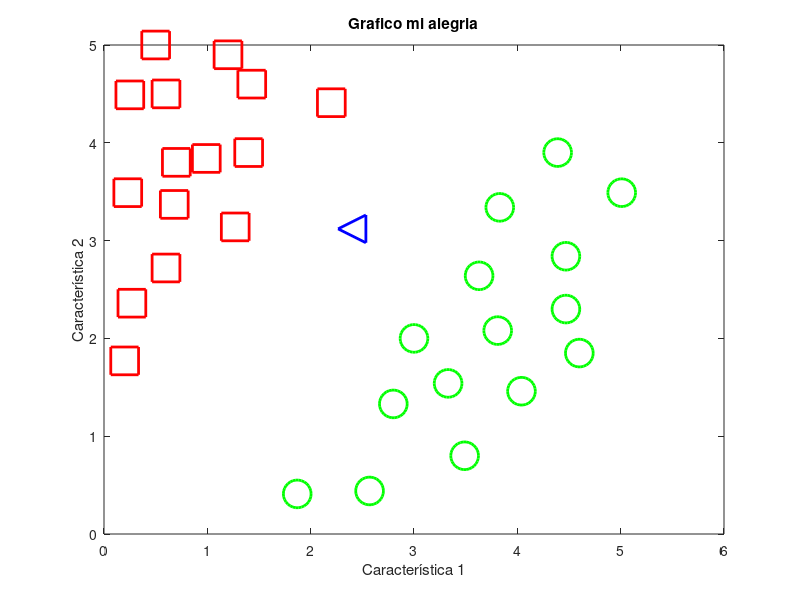

The MATLAB script that drew this image:
% ALUMNO: RODRÍGUEZ HERNÁNDEZ DANIEL
% ASIGNATURA: REDES NEURONALES
% GRUPO: 8CV41

clear %limpia variables
close all %cierra todas las ventanas
clc %limpia la ventana

%Muestras
x_1 = [0.5, 5];
x_2 = [1.43, 4.6];
x_3 = [1.2, 4.9];
x_4 = [0.7, 3.8];
x_5 = [1.4, 3.9];
x_6 = [0.6, 4.5];
x_7 = [1.27, 3.14];
x_8 = [0.60, 2.72];
x_9 = [2.20, 4.41];
x_10 = [0.99, 3.84];
x_11 = [0.23, 3.49];
x_12 = [0.25, 4.49];
x_13 = [0.27, 2.36];
x_14 = [0.20, 1.77];
x_15 = [0.68, 3.37];
x_16 = [1.87, 0.41];
x_17 = [2.57, 0.44];
x_18 = [2.80, 1.33];
x_19 = [3, 2];
x_20 = [3.49, 0.8];
x_21 = [4.04, 1.46];
x_22 = [3.33, 1.54];
x_23 = [3.63, 2.64];
x_24 = [3.81, 2.08];
x_25 = [3.83, 3.34];
x_26 = [4.47, 2.84];
x_27 = [4.60, 1.85];
x_28 = [5.01, 3.49];
x_29 = [4.39, 3.90];
x_30 = [4.47, 2.30];

%Clases
y_1 = 1;
y_2 = 1;
y_3 = 1;
y_4 = 1;
y_5 = 1;
y_6 = 1;
y_7 = 1;
y_8 = 1;
y_9 = 1;
y_10 = 1;
y_11 = 1;
y_12 = 1;
y_13 = 1;
y_14 = 1;
y_15 = 1;

y_16 = 2;
y_17 = 2;
y_18 = 2;
y_19 = 2;
y_20 = 2;
y_21 = 2;
y_22 = 2;
y_23 = 2;
y_24 = 2;
y_25 = 2;
y_26 = 2;
y_27 = 2;
y_28 = 2;
y_29 = 2;
y_30 = 2;

X = [x_1; x_2; x_3; x_4; x_5; x_6; x_7; x_8; x_9; x_10; x_11; x_12; x_13; x_14; x_15;...
    x_16; x_17; x_18; x_19; x_20; x_21; x_22; x_23; x_24; x_25; x_26; x_27; x_28; x_29; x_30];

Y = [y_1; y_2; y_3; y_4; y_5; y_6; y_7; y_8; y_9; y_10; y_11; y_12; y_13; y_14; y_15;...
    y_16; y_17; y_18; y_19; y_20; y_21; y_22; y_23; y_24; y_25; y_26; y_27; y_28; y_29; y_30];

figure(1)
x_q = [2.40, 3.12];


plot(X(1:15, 1), X(1:15, 2), 'rs','MarkerSize', 20,'LineWidth', 2)
title('Grafico mi alegria')
xlabel('Característica 1')
ylabel('Característica 2')
hold on

plot(X(16:end, 1), X(16:end, 2), 'go','MarkerSize', 20,'LineWidth', 2)
plot(x_q(1), x_q(2), 'b<','MarkerSize', 20,'LineWidth', 2)
hold off

%Distancia Euclidiana
distancia = [];
for i=1:1:30
    dummy = sqrt((X(i, 1) - x_q(1))^2 + (X(i, 2)- x_q(2))^2);
    distancia = [distancia, dummy]; 
end

[dista, indice] = min(distancia);
clase = Y(indice)


